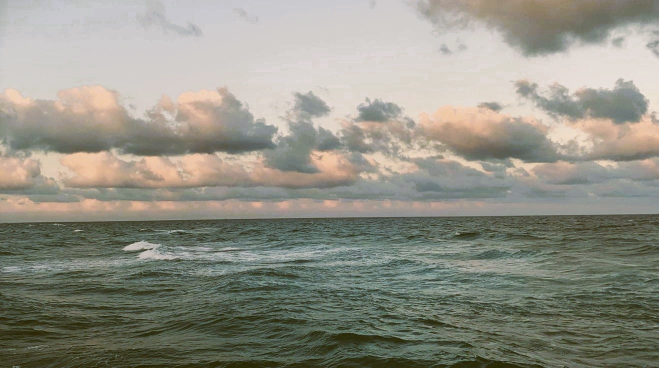
#> input picture imageresizer/scene.jpg, 1318 x 736 px (shown at 1/2 size)
$ python main.py
#> lines starting #> are read from the running program, lines starting #| are printed output that depends on the picture
import cv2

source="scene.jpg"
destination="resizedimg.jpg"
size=50

oimg=cv2.imread(source,cv2.IMREAD_UNCHANGED)
#> oimg is the input picture: shape (736, 1318, 3); mean B, G, R 132.6, 144.2, 145
nwidth=int(oimg.shape[0]*size/100)
#> nwidth = 368
nheight=int(oimg.shape[1]*size/100)
#> nheight = 659
nimg=cv2.resize(oimg,(nwidth,nheight))
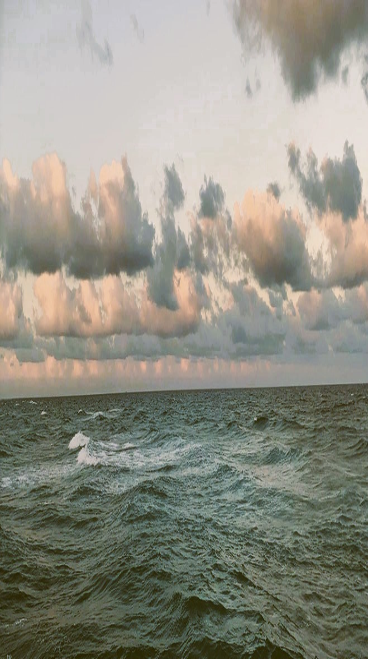
#> nimg: shape (659, 368, 3); mean B, G, R 132.5, 144.1, 144.9
cv2.imwrite(destination,nimg)
